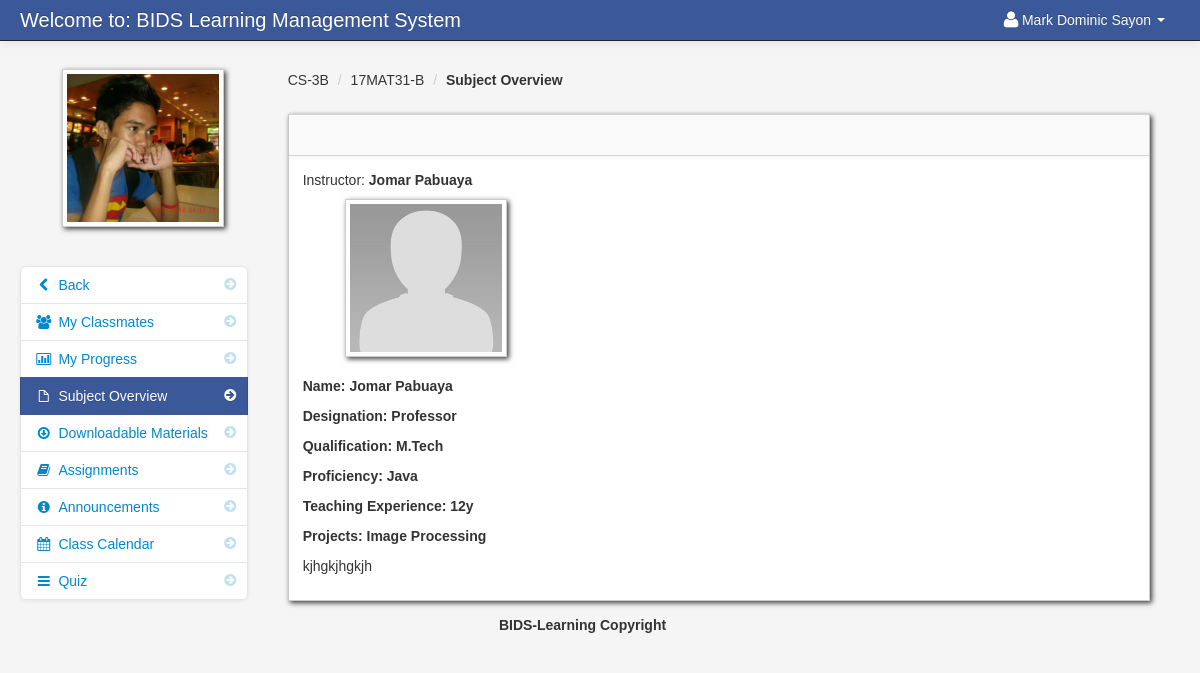
Page /subject_overview_student.php?id=196 (signed in) on the earlier database version.
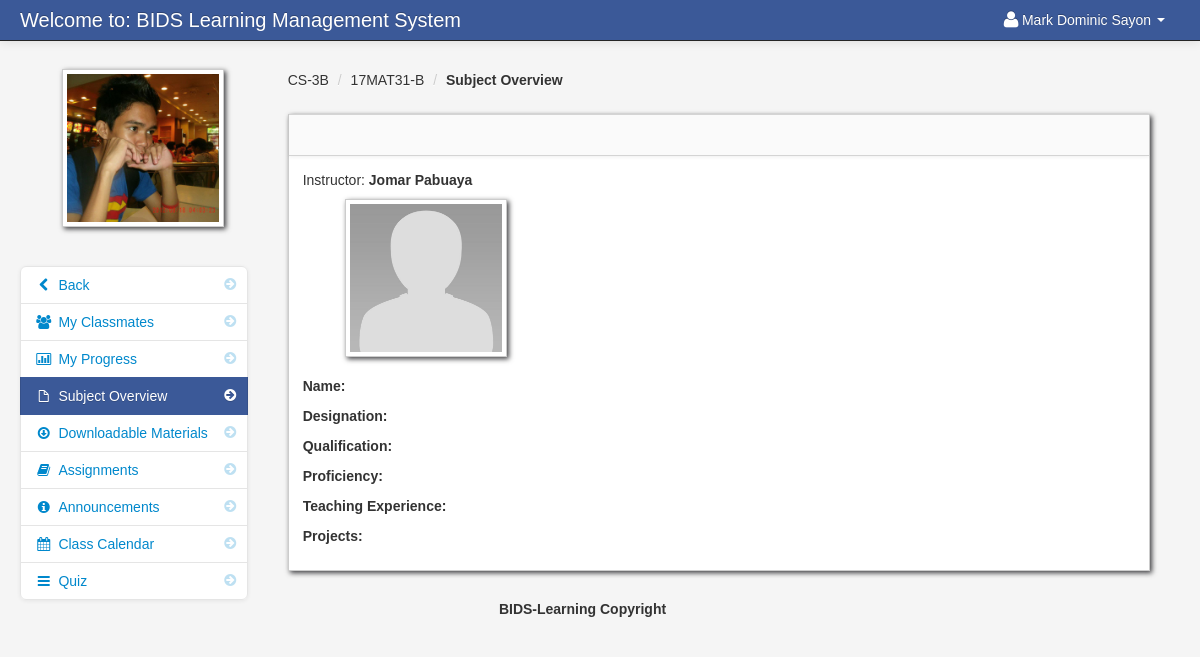
Same page on the later database version.
### tables this page shows
CREATE TABLE `edit_profile` (
  `profile_id` int(20) NOT NULL,
  `name` varchar(250) NOT NULL,
  `designation` varchar(250) NOT NULL,
  `proficiency` varchar(250) NOT NULL,
  `teching_exp` varchar(250) NOT NULL,
  `project` varchar(250) NOT NULL,
  `qualification` varchar(250) NOT NULL,
  `teacher_id` int(20) NOT NULL,
  `publication` varchar(250) NOT NULL
);

CREATE TABLE `class_subject_overview` (
  `class_subject_overview_id` int(11) NOT NULL,
  `teacher_class_id` int(11) NOT NULL,
  `content` varchar(10000) NOT NULL
);

### subject_overview_student.php (the view, shortened to what this page needs)
<?php include('header_dashboard.php'); ?>
<?php $get_id = $_GET['id']; ?>
    <body>
		<?php include('navbar_student.php'); ?>
        <div class="container-fluid">
            <div class="row-fluid">
				<?php include('subject_overview_link_student.php'); ?>
                <div class="span9" id="content">
                     <div class="row-fluid">
										<?php $class_query = mysqli_query($conn,"select * from teacher_class
										LEFT JOIN class ON class.class_id = teacher_class.class_id
										LEFT JOIN subject ON subject.subject_id = teacher_class.subject_id
										where teacher_class_id = '$get_id'")or die(mysqli_error());
										$class_row = mysqli_fetch_array($class_query);
										?>
					     <ul class="breadcrumb">
							<li><a href="#"><?php echo $class_row['class_name']; ?></a> <span class="divider">/</span></li>
							<li><a href="#"><?php echo $class_row['subject_code']; ?></a> <span class="divider">/</span></li>
							<li><a href="#"><b>Subject Overview</b></a></li>
						</ul>
                        <div id="block_bg" class="block">
                            <div class="navbar navbar-inner block-header">
                            </div>
                            <div class="block-content collapse in">
                                <div class="span12">
  											<?php $query = mysqli_query($conn,"select * from teacher_class
										LEFT JOIN class ON class.class_id = teacher_class.class_id
										LEFT JOIN subject ON subject.subject_id = teacher_class.subject_id
										LEFT JOIN teacher ON teacher.teacher_id = teacher_class.teacher_id
										where teacher_class_id = '$get_id'")or die(mysqli_error());
										$row = mysqli_fetch_array($query);
										?>
										Instructor: <strong><?php echo $row['firstname']; ?> <?php echo $row['lastname']; ?></strong>
															<br>
															<img id="avatar" class="img-polaroid" src="admin/<?php echo $row['location']; ?>" width>
											<?php
												$teacher_id = $row['teacher_id'];
												$query= mysqli_query($conn, "select * from edit_profile where teacher_id=$teacher_id") or die(mysqli_error());
												$row = mysqli_fetch_array($query);
											?>
									<div class="info">
										<div><h5>Name: <?php echo $row['name']; ?></h5></div>
	  									<div><h5>Designation: <?php echo $row['designation']; ?></h5></div>
	  									<div><h5>Qualification: <?php echo $row['qualification']; ?></h5></div>
	  									<div><h5>Proficiency: <?php echo $row['proficiency']; ?></h5></div>
	  									<div><h5>Teaching Experience: <?php echo $row['teaching_exp']; ?></h5></div>
	  									<div><h5>Projects: <?php echo $row['project']; ?></h5></div>
									</div>
										<?php $query = mysqli_query($conn,"select * from teacher_class
											LEFT JOIN class_subject_overview ON class_subject_overview.teacher_class_id = teacher_class.teacher_class_id
											where class_subject_overview.teacher_class_id = '$get_id'")or die(mysqli_error());
											$row_subject = mysqli_fetch_array($query); ?>
										<?php echo $row_subject['content']; ?>
                                </div>
                            </div>
                        </div>
                    </div>
                </div>
            </div>
		<?php include('footer.php'); ?>
        </div>
		<?php include('script.php'); ?>
    </body>
</html>

Differences in the rows shown:
removed edit_profile: name "Jomar Pabuaya", designation "Professor", qualification "M.Tech", proficiency "Java", teaching_exp "12y", project "Image Processing"
removed class_subject_overview: content "kjhgkjhgkjh"
